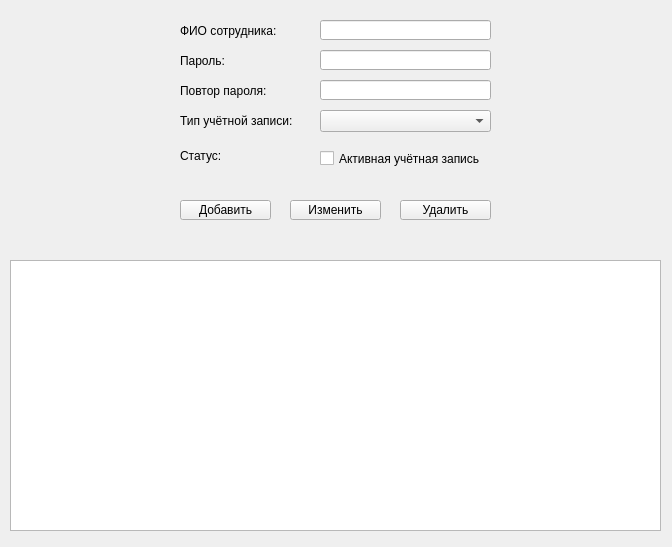
<?xml version="1.0" encoding="UTF-8"?>
<ui version="4.0">
 <class>Formusercontrol</class>
 <widget class="QWidget" name="Formusercontrol">
  <property name="geometry">
   <rect>
    <x>0</x>
    <y>0</y>
    <width>672</width>
    <height>547</height>
   </rect>
  </property>
  <property name="minimumSize">
   <size>
    <width>672</width>
    <height>547</height>
   </size>
  </property>
  <property name="maximumSize">
   <size>
    <width>672</width>
    <height>547</height>
   </size>
  </property>
  <property name="windowTitle">
   <string>Пользователи</string>
  </property>
  <widget class="QLineEdit" name="lineEdit_humanName">
   <property name="geometry">
    <rect>
     <x>320</x>
     <y>20</y>
     <width>171</width>
     <height>20</height>
    </rect>
   </property>
  </widget>
  <widget class="QLineEdit" name="lineEdit_password">
   <property name="geometry">
    <rect>
     <x>320</x>
     <y>50</y>
     <width>171</width>
     <height>20</height>
    </rect>
   </property>
   <property name="echoMode">
    <enum>QLineEdit::Password</enum>
   </property>
  </widget>
  <widget class="QLineEdit" name="lineEdit_passwordRepeat">
   <property name="geometry">
    <rect>
     <x>320</x>
     <y>80</y>
     <width>171</width>
     <height>20</height>
    </rect>
   </property>
   <property name="echoMode">
    <enum>QLineEdit::Password</enum>
   </property>
  </widget>
  <widget class="QComboBox" name="comboBox_noteType">
   <property name="geometry">
    <rect>
     <x>320</x>
     <y>110</y>
     <width>171</width>
     <height>22</height>
    </rect>
   </property>
  </widget>
  <widget class="QCheckBox" name="checkBox_isActive">
   <property name="geometry">
    <rect>
     <x>320</x>
     <y>150</y>
     <width>171</width>
     <height>17</height>
    </rect>
   </property>
   <property name="text">
    <string>Активная учётная запись</string>
   </property>
  </widget>
  <widget class="QLabel" name="label">
   <property name="geometry">
    <rect>
     <x>180</x>
     <y>20</y>
     <width>141</width>
     <height>21</height>
    </rect>
   </property>
   <property name="text">
    <string>ФИО сотрудника:</string>
   </property>
  </widget>
  <widget class="QLabel" name="label_2">
   <property name="geometry">
    <rect>
     <x>180</x>
     <y>50</y>
     <width>141</width>
     <height>21</height>
    </rect>
   </property>
   <property name="text">
    <string>Пароль: </string>
   </property>
  </widget>
  <widget class="QLabel" name="label_3">
   <property name="geometry">
    <rect>
     <x>180</x>
     <y>80</y>
     <width>141</width>
     <height>21</height>
    </rect>
   </property>
   <property name="text">
    <string>Повтор пароля:</string>
   </property>
  </widget>
  <widget class="QLabel" name="label_4">
   <property name="geometry">
    <rect>
     <x>180</x>
     <y>110</y>
     <width>131</width>
     <height>21</height>
    </rect>
   </property>
   <property name="text">
    <string>Тип учётной записи:</string>
   </property>
  </widget>
  <widget class="QLabel" name="label_5">
   <property name="geometry">
    <rect>
     <x>180</x>
     <y>140</y>
     <width>131</width>
     <height>31</height>
    </rect>
   </property>
   <property name="text">
    <string>Статус:</string>
   </property>
  </widget>
  <widget class="QToolButton" name="toolButton_add">
   <property name="geometry">
    <rect>
     <x>180</x>
     <y>200</y>
     <width>91</width>
     <height>20</height>
    </rect>
   </property>
   <property name="text">
    <string>Добавить</string>
   </property>
  </widget>
  <widget class="QToolButton" name="toolButton_change">
   <property name="geometry">
    <rect>
     <x>290</x>
     <y>200</y>
     <width>91</width>
     <height>20</height>
    </rect>
   </property>
   <property name="text">
    <string>Изменить</string>
   </property>
  </widget>
  <widget class="QToolButton" name="toolButton_delete">
   <property name="geometry">
    <rect>
     <x>400</x>
     <y>200</y>
     <width>91</width>
     <height>20</height>
    </rect>
   </property>
   <property name="text">
    <string>Удалить</string>
   </property>
  </widget>
  <widget class="QTableWidget" name="tableWidget_userTable">
   <property name="geometry">
    <rect>
     <x>10</x>
     <y>260</y>
     <width>651</width>
     <height>271</height>
    </rect>
   </property>
  </widget>
 </widget>
 <resources/>
 <connections/>
</ui>
